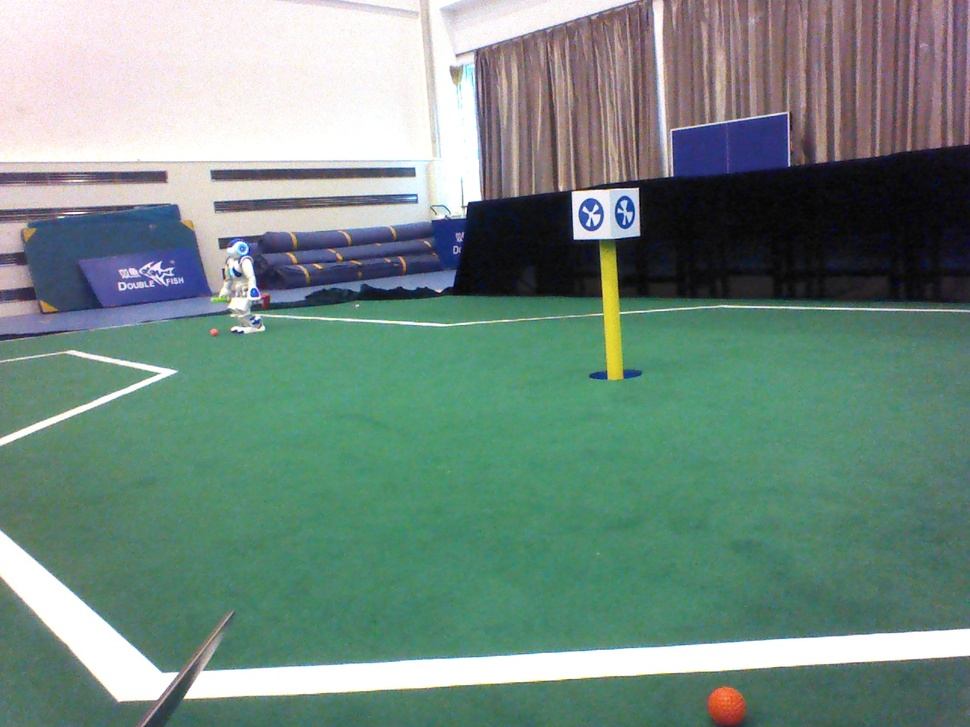
#> input picture 03 Mouse as a Paint-Brush/image.jpg, 970 x 727 px, shrunk from 1280 x 960 before the run, given in place of the camera
$ python 'white line.py'   (older library calls are emulated)
#> lines starting #> are read from the running program, lines starting #| are printed output that depends on the picture; after the words box and inside, x2 and y2 are one past the last pixel; in counts of white or black regions, pixels touching at a corner belong together
# -*- coding: cp936 -*-
import cv2
import numpy as np

cap = cv2.VideoCapture(0)
while(1):
    # Take each frame
    _, frame = cap.read()
#> frame is the input picture: shape (727, 970, 3); mean B, G, R 129.3, 139.1, 115
    # Convert BGR to HSV
    hsv = cv2.cvtColor(frame, cv2.COLOR_BGR2HSV)
#> hsv: shape (727, 970, 3); mean H, S, V 82, 74, 146.9
    #find the green area
    lower_green = np.array([35,43,46])
    upper_green = np.array([77,255,255])
    mask_green = cv2.inRange(hsv, lower_green, upper_green)
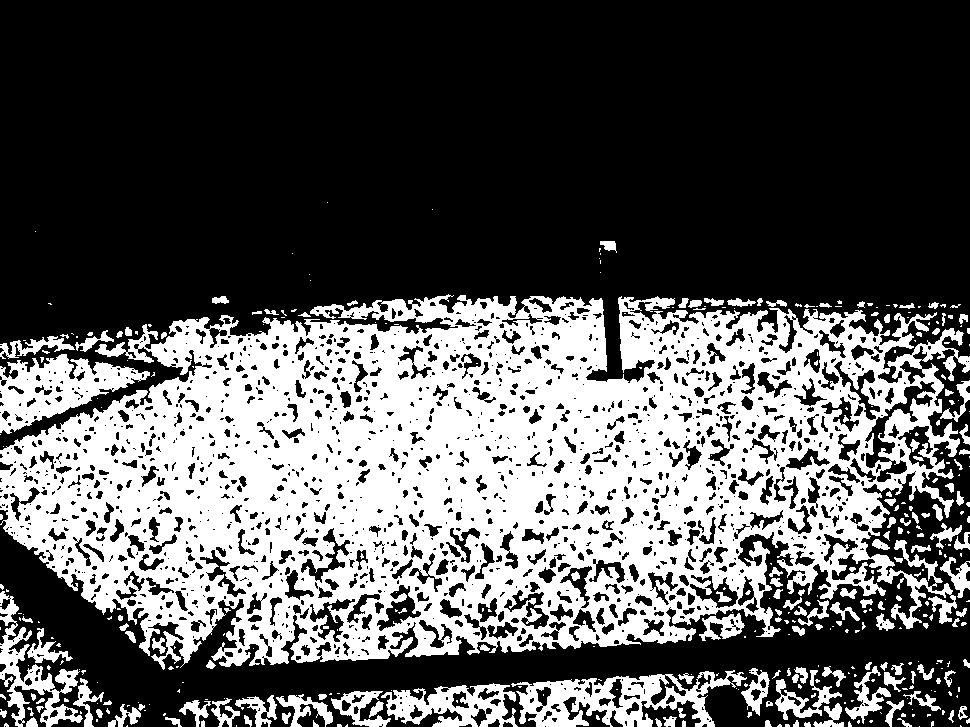
#> mask_green: shape (727, 970); 35.8% white; 391 white regions (239 under 20 px), largest, box (x1, y1, x2, y2) and area: (0, 294, 970, 670) 215668, (511, 670, 747, 727) 5997, (0, 354, 150, 434) 5551
    #find the white area
    lower_white = np.array([0,0,200])
    upper_white = np.array([180,50,255])
    mask_white = cv2.inRange(hsv, lower_white, upper_white)
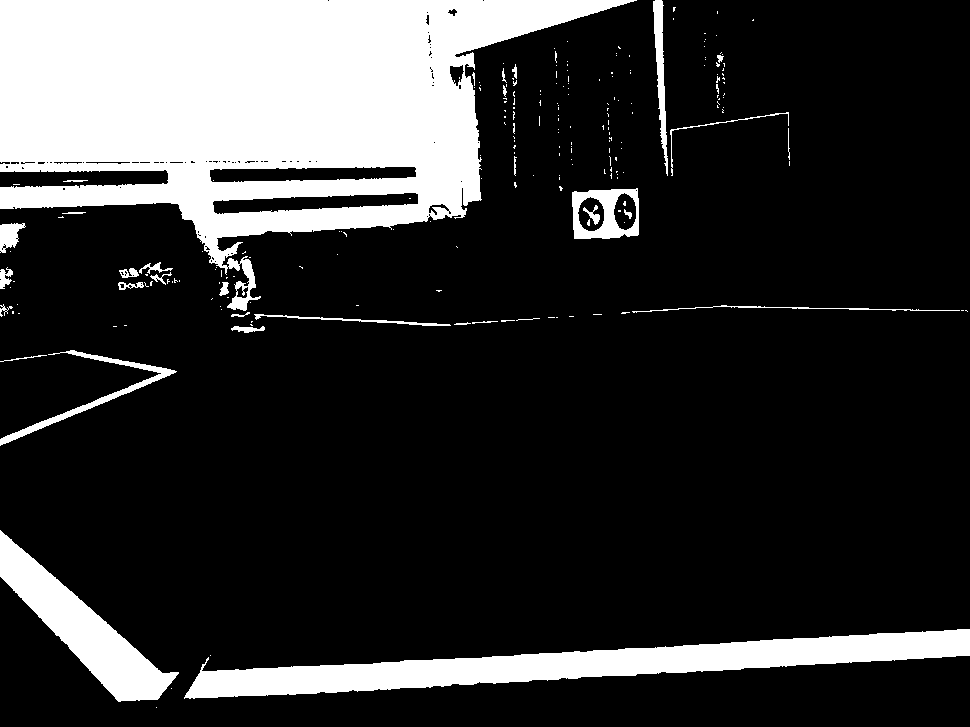
#> mask_white: shape (727, 970); 19.9% white; 224 white regions (190 under 20 px), largest, box (x1, y1, x2, y2) and area: (0, 0, 637, 311) 101868, (184, 629, 970, 699) 21091, (0, 530, 179, 702) 9041

    mask = cv2.bitwise_or(mask_green,mask_white)
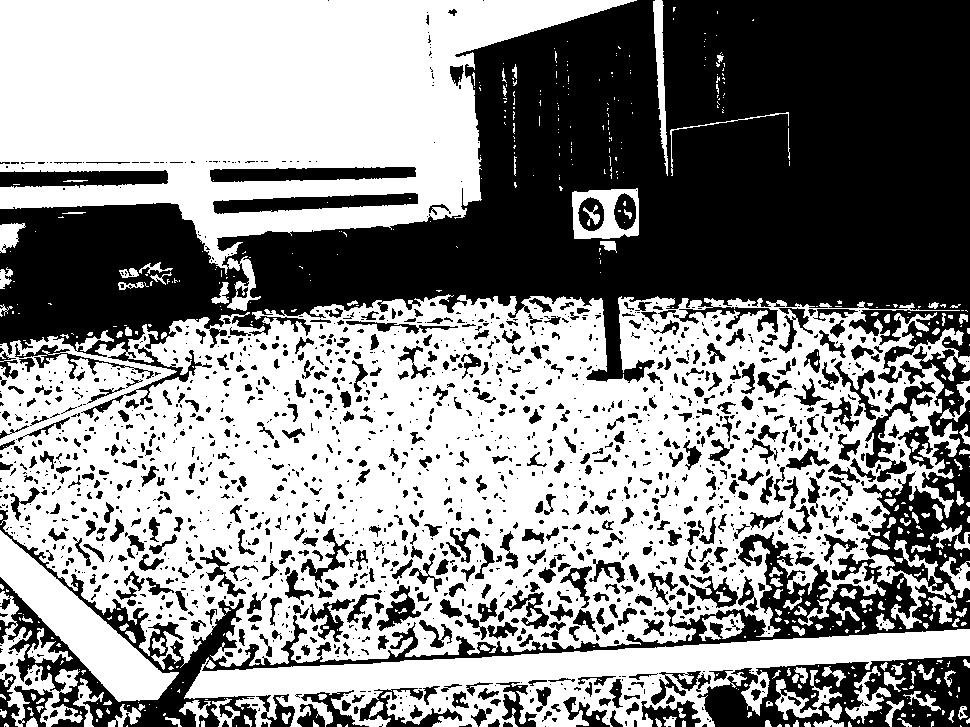
#> mask: shape (727, 970); 55.7% white; 1674 black regions (1030 under 20 px), largest, box (x1, y1, x2, y2) and area: (0, 0, 970, 418) 193434, (0, 346, 970, 727) 35415, (697, 656, 970, 727) 11324

    kernel = np.ones((5,5),np.uint8)
    morph = cv2.morphologyEx(mask,cv2.MORPH_OPEN,kernel)
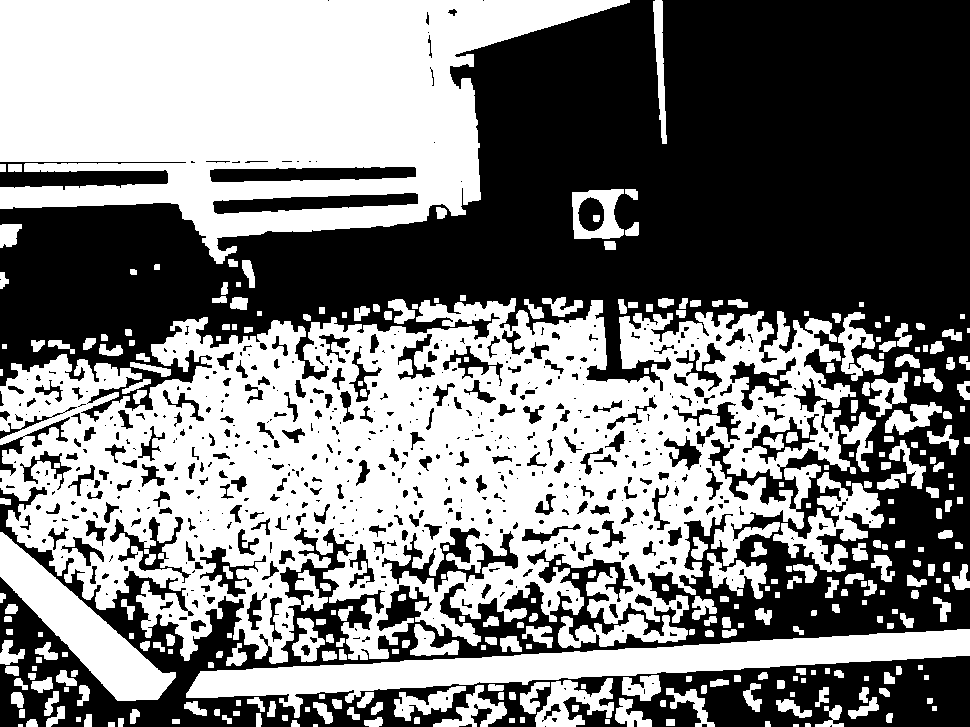
#> morph: shape (727, 970); 50% white; 627 black regions (365 under 20 px)

    ret,thresh = cv2.threshold(mask,127,255,0)
    im2,contours,hierarchy = cv2.findContours(thresh, 1, 2)
#> contours = 2416 contours, 1464 with area under 20; largest, box (x1, y1, x2, y2) and area: (0, 294, 970, 670) 277705, (0, 0, 637, 311) 106130, (184, 629, 970, 727) 34704, (0, 530, 179, 702) 8824, (572, 188, 639, 239) 3042

    if len(contours):
        area_max = 0
        MA = 0
        for i in range(len(contours)):
            area = cv2.contourArea(contours[i])
            if area > area_max:
                area_max = area
                MA = i
#> this loop made 2416 passes
#> (area, area_max) on passes 18, 30, 33, 34, 35, 72, 82, 84, 187, 215, 306, 2119: (26, 26), (26.5, 26.5), (51.5, 51.5), (68.5, 68.5), (79.5, 79.5), (107, 107), (236, 236), (260.5, 260.5), (374, 374), (894.5, 894.5), (34704.5, 34704.5), (277705, 277705)
#> area on passes 27, 32, 36, 38, 46, 47: 25.5, 21.5, 24, 38.5, 49.5, 50
#> after the loop, MA = 2118; area_max = 277705
        poly_img = np.zeros(frame.shape, dtype = np.uint8)
        cv2.drawContours(poly_img,contours,MA,(255,255,255),-1)
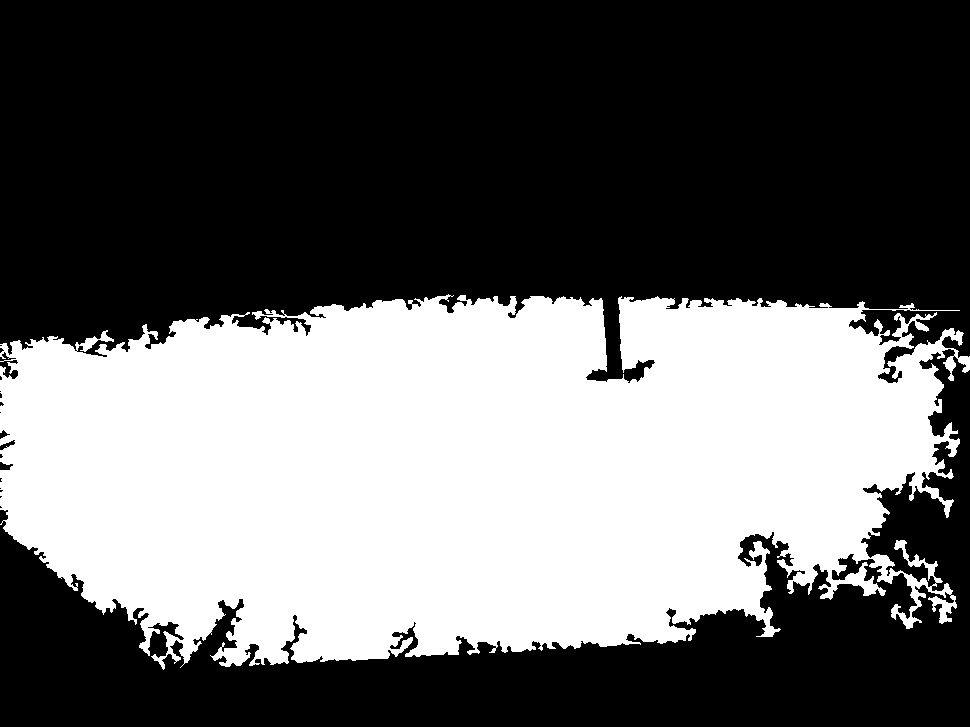
#> poly_img: shape (727, 970, 3); 40% white; 1 white region, box (x1, y1, x2, y2) and area: (0, 294, 970, 670) 281978

    res1 = cv2.bitwise_and(frame,poly_img)
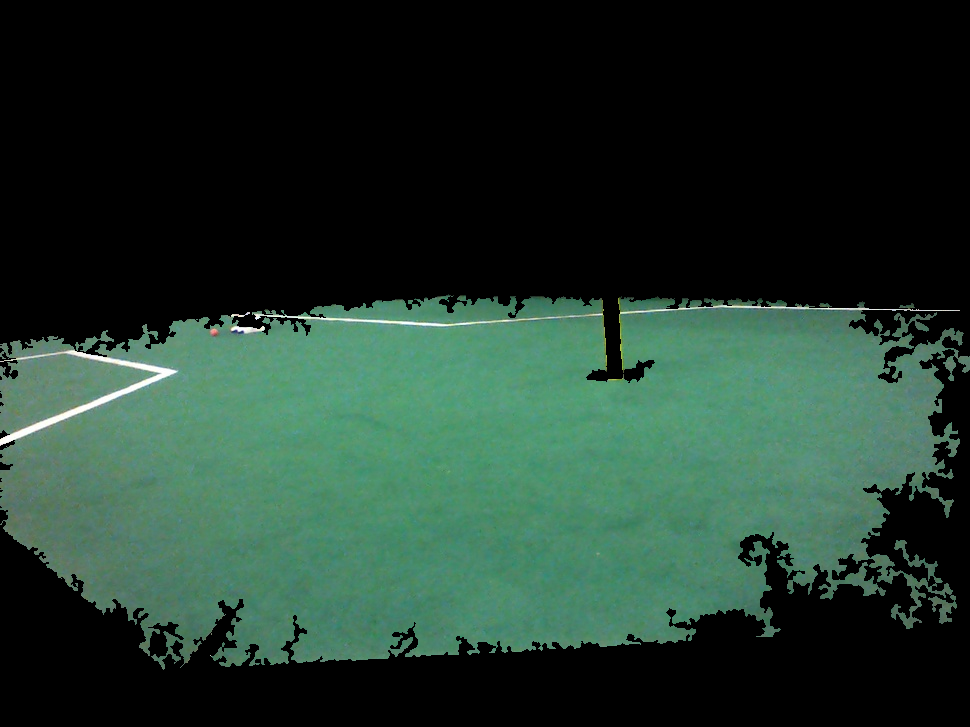
#> res1: shape (727, 970, 3); mean B, G, R 44.6, 56.1, 33.3
    cv2.imshow('frame',frame)
    cv2.imshow('res',res1)
    k = cv2.waitKey(5) & 0xFF
#> (key Esc is pressed here)
    if k == 27:
        break
cv2.destroyAllWindows()

$ run again, on 03 Mouse as a Paint-Brush/rb_detector.jpg
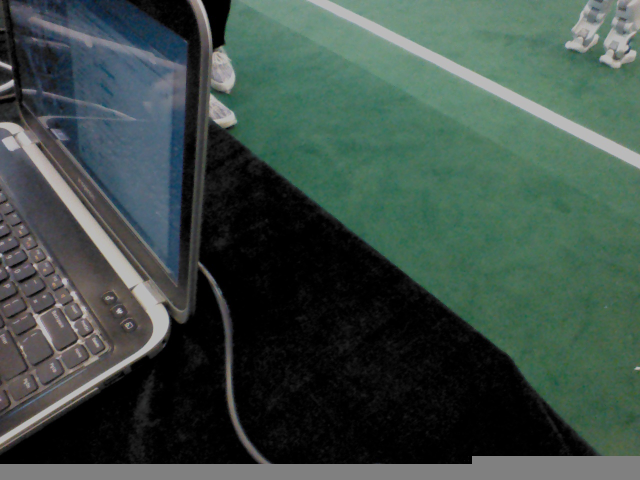
#> input picture 03 Mouse as a Paint-Brush/rb_detector.jpg, 1280 x 960 px, given in place of the camera (shown at 1/2 size)
#> frame is the input picture: shape (960, 1280, 3); mean B, G, R 70.1, 76.9, 60.7
#> hsv: shape (960, 1280, 3); mean H, S, V 52.8, 49.7, 79.7
#> `mask_green = cv2.inRange(hsv, lower_green, upper_green)`:
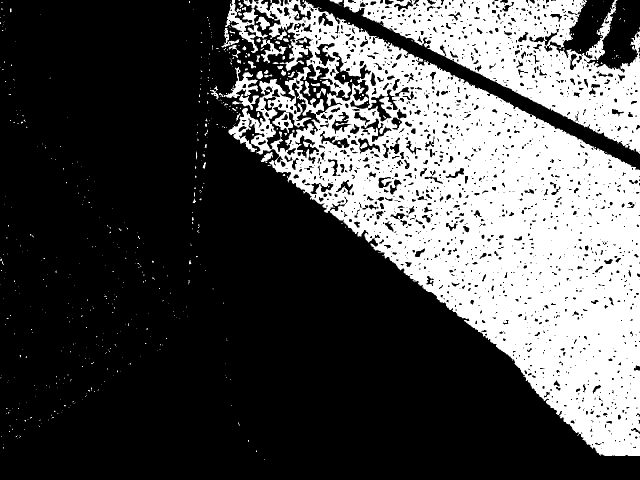
#> mask_green: shape (960, 1280) (shown at 1/2 size); 31.9% white; 560 white regions (502 under 20 px), largest, box (x1, y1, x2, y2) and area: (457, 0, 1280, 912) 309157, (687, 0, 1280, 308) 71598, (450, 0, 536, 106) 2369
#> mask_white: shape (960, 1280); 0% white in thin lines or dots, all inside (x1, y1, x2, y2) = (24, 160, 25, 161)
#> morph: shape (960, 1280); 30.4% white; 127 white regions
#> contours = 2358 contours, 1627 with area under 20; largest, box (x1, y1, x2, y2) and area: (457, 0, 1280, 912) 346953, (687, 0, 1280, 308) 77370, (532, 165, 641, 305) 4134, (664, 103, 743, 219) 3342, (450, 0, 536, 106) 2076
#> the loop `for i in range(len(contours)):` made 2358 passes
#> (area, area_max) on passes 10, 40, 58, 131, 148, 512, 669, 863: (41.5, 41.5), (56.5, 56.5), (57.5, 57.5), (69.5, 69.5), (127.5, 127.5), (174.5, 174.5), (185.5, 185.5), (233.5, 233.5)
#> after the loop `for i in range(len(contours)):`: MA = 2355; area_max = 346953
#> poly_img: shape (960, 1280, 3); 28.5% white; 1 white region, box (x1, y1, x2, y2) and area: (457, 0, 1280, 912) 349773
#> `res1 = cv2.bitwise_and(frame,poly_img)`:
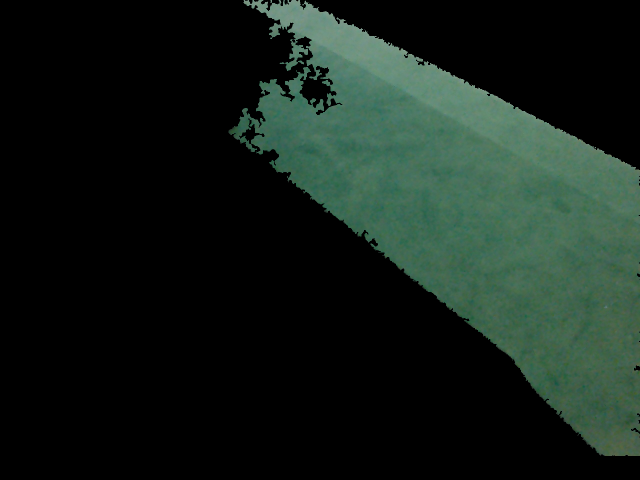
#> res1: shape (960, 1280, 3) (shown at 1/2 size); mean B, G, R 25.5, 32, 20.5
